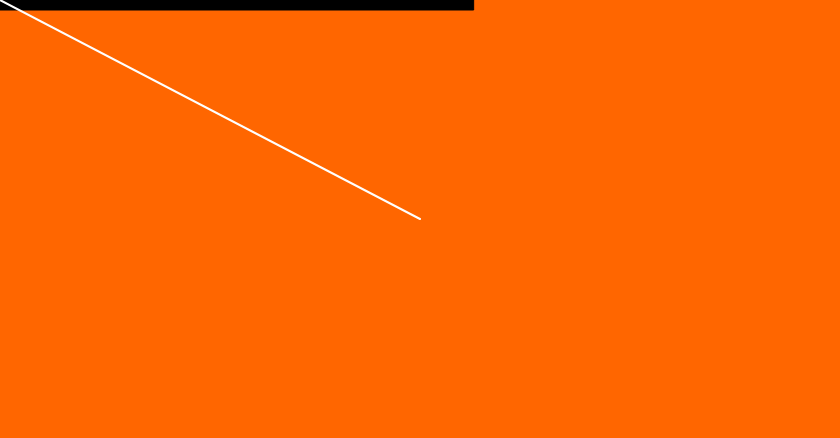
Frame 1 (no input)
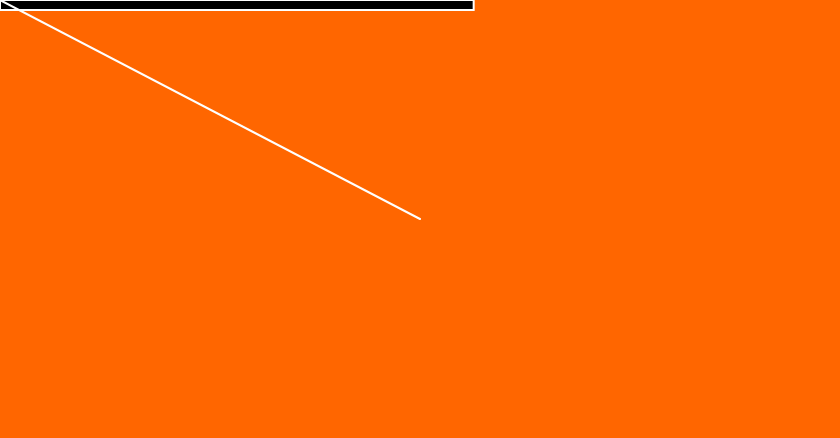
Frame 60 (no input)
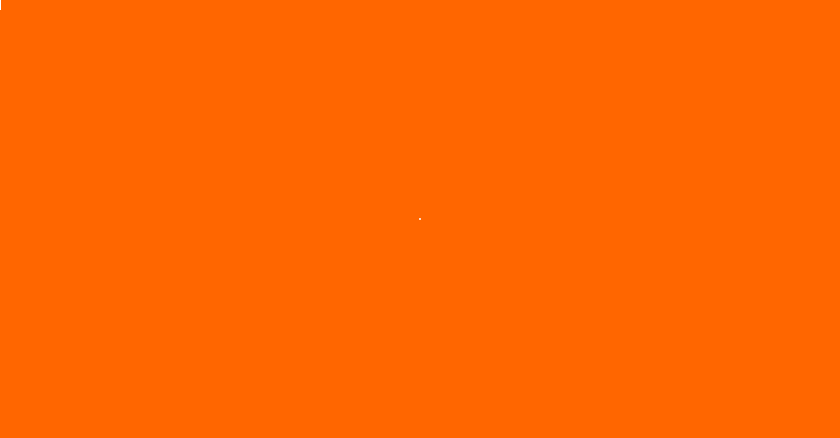
Frame 120 (the mouse pressed at the canvas centre since frame 60)

The p5.js sketch that drew these frames (run headless with seeded random() and noise() and a simulated clock; from frame 60 on, the mouse is pressed at the canvas centre):

// p5.js sketch
// ── sketch.js
let canvasWidth = 840;
let canvasHeight = 438;

function setup() {
  createCanvas(canvasWidth, canvasHeight);
}

function draw() {
  background('#ff6600');

  let mouse = createVector(mouseX, mouseY);
  let center = createVector(width / 2, height / 2);
  mouse.sub(center);

  // Find the magnitude of the vector
  const m = mouse.mag();
  fill(0);
  rect(0,0,m,10);

  translate(width / 2, height / 2);
  strokeWeight(2);
  stroke(255);
  line(0, 0, mouse.x, mouse.y);
}
